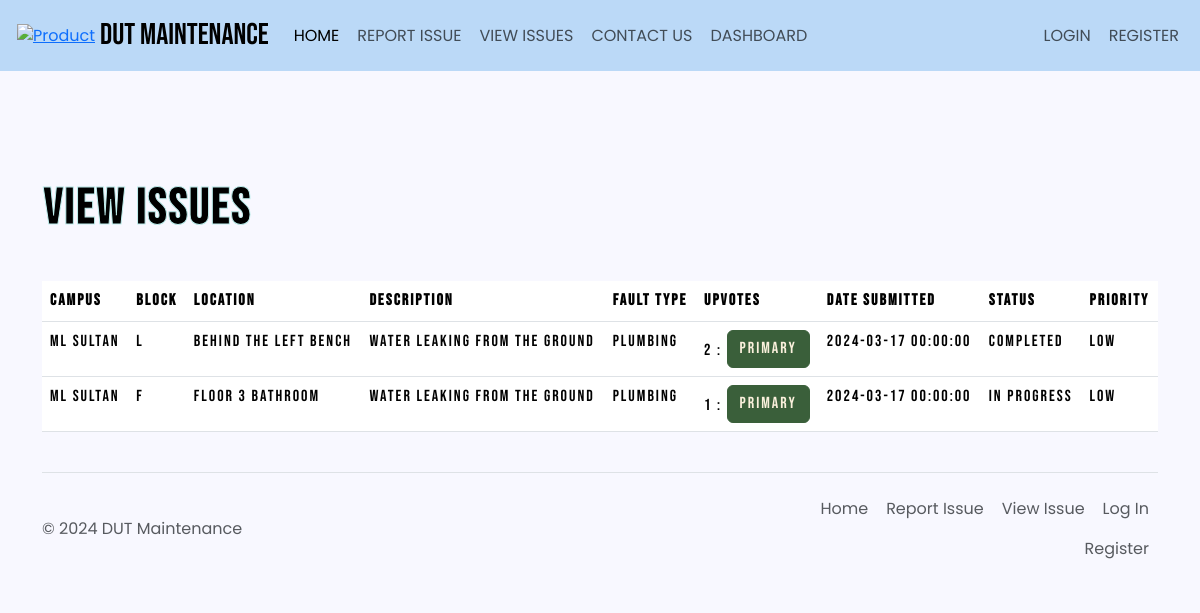
The app's page /viewIssue with its own data.
### main.py (models this page shows)
class Campus(db.Model):
    Campus_ID = db.Column(db.Integer, primary_key=True)
    Campus_location = db.Column(db.String(100), nullable=False)
    Campus_name = db.Column(db.String(100), nullable=False)
    Blocks = db.Column(db.JSON, nullable=False, default=[])  # Storing block information in JSON format
    Campus_map_url = db.Column(db.String(200))
    faults = db.relationship('Fault', backref='campus')

class Fault(db.Model):
    Fault_ID = db.Column(db.Integer, primary_key=True)
    Campus_ID = db.Column(db.Integer, db.ForeignKey('campus.Campus_ID'), nullable=False)
    Block = db.Column(db.String(50), nullable=False)  # Storing the block as a string
    Location = db.Column(db.String(100))
    Description = db.Column(db.Text, nullable=False)
    Fault_Type = db.Column(db.String(50), nullable=False)
    Date_submitted = db.Column(db.DateTime, nullable=False, default=datetime.now(timezone.utc).date)
    Upvotes = db.Column(db.JSON, nullable=False, default=[])  # Using JSON type for Upvotes
    Status = db.Column(db.String(50), nullable=False, default='In Progress')
    Technician_ID = db.Column(db.Integer, db.ForeignKey('technician.Technician_ID'), nullable=True)
    fault_log = db.Column(db.String(100), nullable=True)
    Date_completed = db.Column(db.DateTime, nullable=True)

### main.py (the view)
@app.route('/viewIssue', methods=['GET'])
def display_issue():
    issues = db.session.execute(db.select(Fault)).scalars()
    def get_upvotes_length(obj):
        return len(obj.Upvotes)
    sorted_list = sorted(issues, key=get_upvotes_length, reverse=True)
    for i in range(0, len(sorted_list)):
        sorted_list[i].Priority = calculate_priority(upvotes=sorted_list[i].Upvotes,
                                                     issue_date=sorted_list[i].Date_submitted)
    campus_names = {x.Campus_ID: x.Campus_name for x in get_campus_info()}
    return render_template('view_issue.html', faults=sorted_list, campus_names=campus_names)

### main.py (called while the page is built)
def calculate_priority(upvotes, issue_date):
    issue_date = datetime.strptime(str(issue_date), "%Y-%m-%d %H:%M:%S")
    current_date = datetime.now(timezone.utc)
    days_difference = (current_date.date() - issue_date.date()).days
    priority_score = 0
    if days_difference < 5:
        priority_score += 1
    elif days_difference < 10:
        priority_score += 2
    else:
        priority_score += 3
    if len(upvotes) > 10:
        priority_score += 3
    elif len(upvotes) > 5:
        priority_score += 2
    if priority_score <= 2:
        priority = 'low'
    elif priority_score <= 4:
        priority = 'medium'
    else:
        priority = 'high'
    return priority

def get_campus_info():
    campus = db.session.execute(db.select(Campus)).scalars()
    return campus

### templates/view_issue.html (shortened to what this page needs)
{% extends "base.html" %}
{% from 'bootstrap5/form.html' import render_form %}
{% block head %}
    {{ super() }}
    <link rel="stylesheet" href="style.css">
{% endblock %}
{% block content %}
<div class="container">
    <div class="row">
        <div class="col-md-12 serif-heading" style="padding-top: 60px;">
                   <svg xmlns="http://www.w3.org/2000/svg" version="1.1">
    <text x="35%" y="50%" class="text" stroke="#C0F0EF" letter-spacing="2px" font-size="50px" font-weight="700" stroke-width="1" style="animation: textAnimate 5s infinite alternate; text-anchor: middle; dominant-baseline: middle;">
        VIEW ISSUES
    </text>
</svg>
            <table class="table">
                <thead>
                    <tr>
                        <th>Campus</th>
                        <th>Block</th>
                        <th>Location</th>
                        <th>Description</th>
                        <th>Fault Type</th>
                        <th>Upvotes</th>
                        <th>Date submitted</th>
                        <th>Status</th>
                        <th>Priority</th>
                    </tr>
                </thead>
                <tbody>
                    {% for fault in faults %}
                    <tr>
                        <td>{{ campus_names[fault.Campus_ID] }}</td>
                        <td>{{ fault.Block }}</td>
                        <td>{{ fault.Location }}</td>
                        <td>{{ fault.Description }}</td>
                        <td>{{ fault.Fault_Type }}</td>
                        <td>{{ fault.Upvotes | length }} : <a class="btn btn-primary" href="{{ url_for('upvote_issue',fault_id=fault.Fault_ID) }}">Primary</a></td>
                        <td>{{ fault.Date_submitted }}</td>
                        <td>{{ fault.Status }}</td>
                        <td>{{ fault.Priority }}</td>
                    </tr>
                    {% endfor %}
                </tbody>
            </table>
            </div>
    </div>
  </div>
{% endblock %}

### templates/base.html (shortened to what this page needs)
<!DOCTYPE html>
<html lang="en">
<head>
    {% block head %}
    <link href="https://cdn.jsdelivr.net/npm/bootstrap@5.3.3/dist/css/bootstrap.min.css" rel="stylesheet">
    <link rel="stylesheet" href="{{ url_for('static', filename='style.css') }}">
    {% endblock %}
</head>
<body>
    <div id="content">
        <nav class="navbar navbar-expand-lg custom-navbar">
    <div class="container-fluid">
        <a class="py-2" href="#" aria-label="Product">
            <img src="https://dut-cdn2.azureedge.net/wp-content/uploads/2014/12/dut.png" alt="Product" width="40" height="40" style="padding: 5px;">
        </a>
        <a class="navbar-brand" href="{{ url_for('display_home') }}">DUT MAINTENANCE</a>
        <div class="collapse navbar-collapse" id="navbarSupportedContent">
            <ul class="navbar-nav me-auto mb-2 mb-lg-0">
                <li class="nav-item">
                    <a class="nav-link active" aria-current="page" href="{{ url_for('display_home') }}">HOME</a>
                </li>
                <li class="nav-item">
                    <a class="nav-link" href="{{ url_for('display_add_issue') }}">REPORT ISSUE</a>
                </li>
                <li class="nav-item">
                    <a class="nav-link" href="{{ url_for('display_issue') }}" aria-current="page">VIEW ISSUES</a>
                </li>
                <li class="nav-item">
                    <a class="nav-link" href="{{ url_for('display_contact') }}">CONTACT US</a>
                </li>
                <li class="nav-item">
                    {% if current_user.Role_ID == 1: %}
                    <a class="nav-link" href="{{ url_for('display_admin_dashboard') }}">DASHBOARD</a>
                    {% elif current_user.Role_ID == 3: %}
                    <a class="nav-link" href="{{ url_for('display_technician_dashboard') }}">DASHBOARD</a>
                    {% else: %}
                    <a class="nav-link" href="{{ url_for('display_student_dashboard') }}">DASHBOARD</a>
                    {% endif %}
                </li>
            </ul>
            {% if not current_user.is_active: %}
            <ul class="navbar-nav">
                <li class="nav-item">
                    <a class="nav-link" href="{{ url_for('display_login',user=1) }}">LOGIN</a>
                </li>
                <li class="nav-item">
                    <a class="nav-link" href="{{ url_for('display_registration') }}">REGISTER</a>
                </li>
            </ul>
            {% else: %}
            <ul class="navbar-nav">
                <li class="nav-item">
                    <a class="nav-link" href="{{ url_for('logout') }}">LOG OUT</a>
                </li>
            </ul>
            {% endif %}
        </div>
    </div>
</nav>
        {% block content %}
        {% endblock %}
    </div>
    <div id="footer">
        <div class="container">
  <footer class="d-flex flex-wrap justify-content-between align-items-center py-3 my-4 border-top">
    <p class="col-md-4 mb-0 text-body-secondary">© 2024 DUT Maintenance</p>
    <a href="/" class="col-md-4 d-flex align-items-center justify-content-center mb-3 mb-md-0 me-md-auto link-body-emphasis text-decoration-none">
      <svg class="bi me-2" width="40" height="32"><use xlink:href="#bootstrap"></use></svg>
    </a>
    <ul class="nav col-md-4 justify-content-end">
      <li class="nav-item"><a href="#" class="nav-link px-2 text-body-secondary">Home</a></li>
      <li class="nav-item"><a href="#" class="nav-link px-2 text-body-secondary">Report Issue</a></li>
      <li class="nav-item"><a href="#" class="nav-link px-2 text-body-secondary">View Issue</a></li>
      <li class="nav-item"><a href="#" class="nav-link px-2 text-body-secondary">Log In</a></li>
      <li class="nav-item"><a href="#" class="nav-link px-2 text-body-secondary">Register</a></li>
    </ul>
  </footer>
</div>
    </div>
</body>
</html>

### static/style.css (style rules this page uses)
.custom-navbar { background-color: #bbd9f7; }
.navbar-brand { font-family: "Bebas Neue", Arial, sans-serif; font-size: 30px; }
body { background-color: #f8f8ff; color: black; font-family: "Poppins", sans-serif; }
.nav-item { display: block; color: #800000; border-right: 1px solid transparent; border-left: 1px solid transparent; }
.navbar-nav .nav-item .nav-link { transition: background-color 0.3s; }
.btn-primary { background-color: #3a5f3a; border-color: #3a5f3a; color: #FAF0DC; font-family: "Bebas Neue", Arial, sans-serif; letter-spacing: 2px; }
.serif-heading { font-family: "Bebas Neue", Arial, sans-serif; letter-spacing: 2px; }
.text { font-family: "Bebas Neue", Arial, sans-serif; }

### records on screen
Fault: Block "L", Location "Behind the left bench", Description "Water leaking from the ground", Fault_Type "Plumbing", Upvotes|length "2", Date_submitted "2024-03-17 00:00:00", Status "Completed", Priority "low"
Campus: Campus_name "Ml Sultan"
Fault: Block "F", Location "Floor 3 bathroom", Description "Water leaking from the ground", Fault_Type "Plumbing", Upvotes|length "1", Date_submitted "2024-03-17 00:00:00", Status "In Progress", Priority "low"
